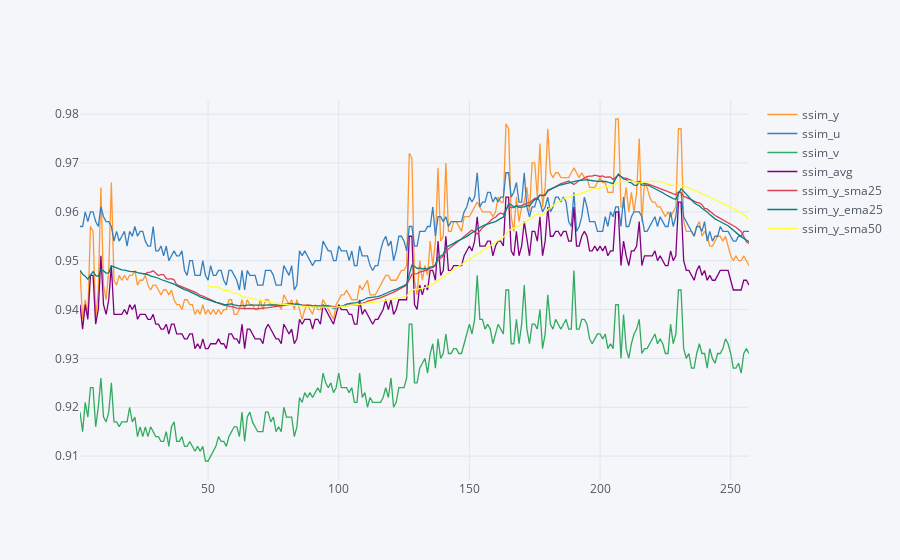

The code cell stored with this chart in its notebook:
### Code cell
df.iplot()

### Figure 1 — Plotly figure (JSON) as saved in the notebook; plotly's stock layout.template omitted (floating-point values rounded to 4 significant figures; data arrays with more than 128 entries replaced by an {"elided": "..."} marker saying what was removed)
{"data": [{"line": {"color": "rgba(255, 153, 51, 1.0)", "dash": "solid", "shape": "linear", "width": 1.3}, "mode": "lines", "name": "ssim_y", "text": "", "type": "scatter", "x": {"elided": "257 int values"}, "y": {"elided": "257 float values"}}, {"line": {"color": "rgba(55, 128, 191, 1.0)", "dash": "solid", "shape": "linear", "width": 1.3}, "mode": "lines", "name": "ssim_u", "text": "", "type": "scatter", "x": {"elided": "257 int values"}, "y": {"elided": "257 float values"}}, {"line": {"color": "rgba(50, 171, 96, 1.0)", "dash": "solid", "shape": "linear", "width": 1.3}, "mode": "lines", "name": "ssim_v", "text": "", "type": "scatter", "x": {"elided": "257 int values"}, "y": {"elided": "257 float values"}}, {"line": {"color": "rgba(128, 0, 128, 1.0)", "dash": "solid", "shape": "linear", "width": 1.3}, "mode": "lines", "name": "ssim_avg", "text": "", "type": "scatter", "x": {"elided": "257 int values"}, "y": {"elided": "257 float values"}}, {"line": {"color": "rgba(219, 64, 82, 1.0)", "dash": "solid", "shape": "linear", "width": 1.3}, "mode": "lines", "name": "ssim_y_sma25", "text": "", "type": "scatter", "x": {"elided": "257 int values"}, "y": {"elided": "257 mixed values"}}, {"line": {"color": "rgba(0, 128, 128, 1.0)", "dash": "solid", "shape": "linear", "width": 1.3}, "mode": "lines", "name": "ssim_y_ema25", "text": "", "type": "scatter", "x": {"elided": "257 int values"}, "y": {"elided": "257 float values"}}, {"line": {"color": "rgba(255, 255, 51, 1.0)", "dash": "solid", "shape": "linear", "width": 1.3}, "mode": "lines", "name": "ssim_y_sma50", "text": "", "type": "scatter", "x": {"elided": "257 int values"}, "y": {"elided": "257 mixed values"}}], "layout": {"autosize": true, "legend": {"bgcolor": "#F5F6F9", "font": {"color": "#4D5663"}}, "paper_bgcolor": "#F5F6F9", "plot_bgcolor": "#F5F6F9", "title": {"font": {"color": "#4D5663"}}, "xaxis": {"autorange": true, "gridcolor": "#E1E5ED", "range": [1, 257], "showgrid": true, "tickfont": {"color": "#4D5663"}, "title": {"font": {"color": "#4D5663"}, "text": ""}, "type": "linear", "zerolinecolor": "#E1E5ED"}, "yaxis": {"autorange": true, "gridcolor": "#E1E5ED", "range": [0.9051, 0.9829], "showgrid": true, "tickfont": {"color": "#4D5663"}, "title": {"font": {"color": "#4D5663"}, "text": ""}, "type": "linear", "zerolinecolor": "#E1E5ED"}}}
